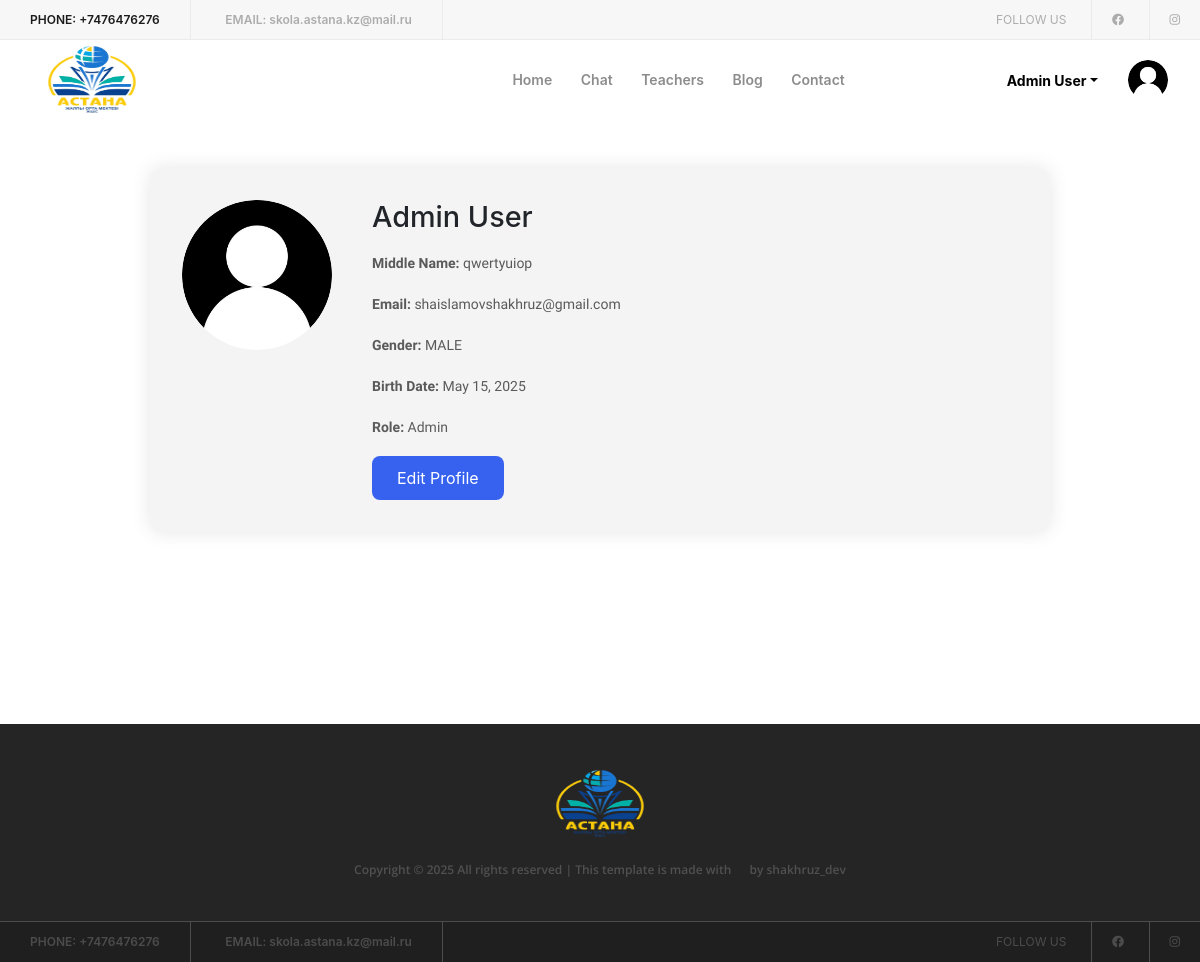
Screenshot of /profile/ (signed in) with the database file from the repository.
### authentication/models.py (models this page shows, shortened)
class User(AbstractBaseUser, PermissionsMixin):
    ROLE_CHOICES = (
        ("teacher", "Teacher"),
        ("student", "Student"),
        ("admin", "Admin"),
    )
    email = models.EmailField(unique=True)
    first_name = models.CharField(max_length=100)
    last_name = models.CharField(max_length=100)
    middle_name = models.CharField(max_length=100)
    gender = models.IntegerField(choices=GENDER_CHOICES, default=1)
    birth_date = models.DateField(null=False)
    profile_picture = models.ImageField(upload_to="profiles/", blank=True, null=True)
    role = models.CharField(max_length=10, choices=ROLE_CHOICES)
    is_active = models.BooleanField(default=True)
    is_staff = models.BooleanField(default=False)
    USERNAME_FIELD = "email"
    REQUIRED_FIELDS = []
    objects = CustomUserManager()

### authentication/views.py (the view)
# urls.py: path('profile/', profile_view, name='profile'),
def profile_view(request):
    user = request.user
    profile = None
    if user.role == "teacher":
        profile = Teacher.objects.get(user=user)
    elif user.role == "student":
        profile = Student.objects.get(user=user)
    context = {
        'user': user,
        'profile': profile
    }
    return render(request, 'profile.html', context)

### templates/profile.html (shortened to what this page needs)
{% extends 'layouts/base.html' %}
{% load static %}
{% block content %}
    <div style="display: flex; justify-content: center; align-items: center; padding: 3rem 1rem;">
        <div style="display: flex; gap: 2.5rem; background: #f4f4f4; padding: 2rem; border-radius: 12px; max-width: 900px; width: 100%; box-shadow: 0 0 20px rgba(0, 0, 0, 0.1);">
            <div>
                {% if user.profile_picture %}
                    <div style="text-align: center; margin-bottom: 20px;">
                        <img src="{{ user.profile_picture.url }}" alt="Profile Picture"
                             style="width: 150px; height: 150px; border-radius: 50%; object-fit: cover;">
                    </div>
                {% endif %}
            </div>
            <div style="flex: 1;">
                <h2 style="margin-bottom: 1rem; font-size: 1.8rem;">{{ user.first_name }} {{ user.last_name }}</h2>
                <p><strong>Middle Name:</strong> {{ user.middle_name }}</p>
                <p><strong>Email:</strong> {{ user.email }}</p>
                <p><strong>Gender:</strong> {{ user.get_gender_display }}</p>
                <p><strong>Birth Date:</strong> {{ user.birth_date }}</p>
                <p><strong>Role:</strong> {{ user.get_role_display }}</p>
                <a href="{% url 'edit_profile' %}">
                    <button style="background-color: #3762f0; color: white; border: none; padding: 10px 25px; font-size: 1rem; border-radius: 8px; cursor: pointer;">
                        Edit Profile
                    </button>
                </a>
            </div>
        </div>
    </div><br><br><br><br><br><br>
{% endblock %}

### templates/layouts/base.html (shortened to what this page needs)
<!DOCTYPE html>
{% load static %}
<html lang="en">
<head>
    <link rel="stylesheet" href="{% static 'style.css' %}">
    <link rel="stylesheet" href="{% static 'css/bootstrap.min.css' %}">
</head>
<body>
<header class="header-area">
    <div class="top-header-area d-flex justify-content-between align-items-center">
        <div class="contact-info">
            <a href=""><span>Phone:</span> +7476476276</a>
            <a href="mailto:skola.astana.kz@mail.ru"><span>Email:</span> skola.astana.kz@mail.ru</a>
        </div>
        <div class="follow-us">
            <span>Follow us</span>
            <a href="https://www.facebook.com/profile.php?id=61551937834519" target="_blank"><i class="fab fa-facebook"></i></a>
            <a href="https://www.instagram.com/_astana_shkola/" target="_blank"><i class="fab fa-instagram"></i></a>
        </div>
    </div>
    <div class="clever-main-menu">
        <div class="classy-nav-container breakpoint-off">
            <nav class="classy-navbar justify-content-between" id="cleverNav">
                <a class="nav-brand" href="{% url 'home' %}"><img style="width: 120px; height: 80px"
                                                                  src="{% static 'img/core-img/astana_logo.png' %}"
                                                                  alt=""></a>
                <div class="classy-menu">
                    <div class="classynav">
                        <ul style="margin-right: 150px">
                            <li><a href="{% url 'home' %}">Home</a></li>
                            <li><a href="/room/school/">Chat</a></li>
                            <li><a href="{% url 'teachers' %}">Teachers</a></li>
                            <li><a href="{% url 'blog_list' %}">Blog</a></li>
                            <li><a href="{% url 'contact_view' %}">Contact</a></li>
                        </ul>
                        <div class="login-state d-flex align-items-center">
                            <div class="user-name mr-30">
                                <div class="dropdown">
                                    <a class="dropdown-toggle" href="#" role="button" id="userName"
                                       data-toggle="dropdown" aria-haspopup="true"
                                       aria-expanded="false">{{ user.first_name }} {{ user.last_name }}</a>
                                </div>
                            </div>
                            {% if user.profile_picture %}
                                <div style="text-align: center;">
                                    <img src="{{ user.profile_picture.url }}" alt="Profile Picture"
                                         style="width: 40px; height: 40px; border-radius: 50%">
                                </div>
                            {% endif %}
                        </div>
                    </div>
                </div>
            </nav>
        </div>
    </div>
</header>
{% block content %}
{% endblock %}
<footer class="footer-area">
    <div class="top-footer-area">
        <div class="container">
            <div class="row">
                <div class="col-12">
                    <div class="footer-logo">
                        <a href="{% url 'home' %}"><img style="width: 120px; height: 80px"
                                                        src="{% static 'img/core-img/astana_logo.png' %}" alt=""></a>
                    </div>
                    <p>
                        <a href="#"> Copyright &copy;
                            All rights reserved | This template is made with
                            <i class="fa fa-heart-o" aria-hidden="true"></i> by
                            <a href="https://www.instagram.com/shakhruz_dev/" target="_blank">shakhruz_dev</a></a>
                    </p>
                </div>
            </div>
        </div>
    </div>
    <div class="bottom-footer-area d-flex justify-content-between align-items-center">
        <div class="contact-info">
            <a href=""><span>Phone:</span> +7476476276</a>
            <a href="mailto:skola.astana.kz@mail.ru"><span>Email:</span> skola.astana.kz@mail.ru</a>
        </div>
        <div class="follow-us">
            <span>Follow us</span>
            <a href="https://www.facebook.com/profile.php?id=61551937834519" target="_blank"><i class="fab fa-facebook"></i></a>
            <a href="https://www.instagram.com/_astana_shkola/" target="_blank"><i class="fab fa-instagram"></i></a>
        </div>
    </div>
</footer>
<link rel="stylesheet" href="https://cdnjs.cloudflare.com/ajax/libs/font-awesome/5.15.4/css/all.min.css">
</body>
</html>

### static/style.css (style rules this page uses)
* { margin: 0; padding: 0; }
body { font-family: "Open Sans", sans-serif; font-size: 14px; font-weight: 400; }
h1, h2, h3, h4, h5, h6 { color: rgba(0, 0, 0, 0.8); line-height: 1.3; font-weight: 700; }
p { font-family: "Raleway", sans-serif; color: #5a5a5a; font-size: 14px; line-height: 1.8; font-weight: 400; }
a, a:hover, a:focus { -webkit-transition-duration: 500ms; transition-duration: 500ms; text-decoration: none; outline: 0 solid transparent; color: rgba(0, 0, 0, 0.8); font-weight: 600; font-size: 14px; }
ul, ol { margin: 0; }
ul li, ol li { list-style: none; }
img { height: auto; max-width: 100%; }
.mr-30 { margin-right: 30px !important; }
.header-area { position: relative; z-index: 200; }
.top-header-area { position: relative; z-index: 1; width: 100%; height: 40px; background-color: #f7f7f7; border-bottom: 1px solid #ebebeb; }
.top-header-area .contact-info { position: relative; z-index: 1; }
.top-header-area .contact-info a { display: inline-block; height: 40px; padding: 0 30px; line-height: 40px; color: rgba(0, 0, 0, 0.3); font-size: 12px; border-right: 1px solid #ebebeb; }
.top-header-area .contact-info a span { text-transform: uppercase; }
.top-header-area .follow-us { position: relative; z-index: 1; }
.top-header-area .follow-us span { display: inline-block; height: 40px; padding: 0 20px; line-height: 40px; color: rgba(0, 0, 0, 0.3); font-size: 12px; text-transform: uppercase; }
.top-header-area .follow-us a { display: inline-block; height: 40px; padding: 0 20px; line-height: 40px; color: rgba(0, 0, 0, 0.3); font-size: 12px; border-left: 1px solid #ebebeb; }
.clever-main-menu { position: relative; z-index: 1; width: 100%; height: 80px; }
.clever-main-menu .classy-navbar { height: 80px; }
.clever-main-menu .classynav ul li a { color: rgba(0, 0, 0, 0.45); font-weight: 600; }
.login-state { position: relative; z-index: 1; }
.login-state .user-name .dropdown .dropdown-toggle { font-size: 14px; font-weight: 700; color: #000; }
.top-footer-area { position: relative; z-index: 1; background-color: #252525; padding: 40px 0; text-align: center; border-bottom: 1px solid #4c4c4c; }
.top-footer-area .footer-logo { display: block; margin-bottom: 15px; }
.top-footer-area p { margin-bottom: 0; font-size: 12px; color: rgba(255, 255, 255, 0.2); font-family: "Open Sans", sans-serif; }
.top-footer-area p a { color: rgba(255, 255, 255, 0.2); font-size: 12px; font-family: "Open Sans", sans-serif; }
.bottom-footer-area { position: relative; z-index: 1; width: 100%; height: 40px; background-color: #1f1f1f; }
.bottom-footer-area .contact-info { position: relative; z-index: 1; }
.bottom-footer-area .contact-info a { display: inline-block; height: 40px; padding: 0 30px; line-height: 40px; color: rgba(255, 255, 255, 0.2); font-size: 12px; border-right: 1px solid #4c4c4c; }
.bottom-footer-area .contact-info a span { text-transform: uppercase; }
.bottom-footer-area .follow-us { position: relative; z-index: 1; }
.bottom-footer-area .follow-us span { display: inline-block; height: 40px; padding: 0 20px; line-height: 40px; color: rgba(255, 255, 255, 0.2); font-size: 12px; text-transform: uppercase; }
.bottom-footer-area .follow-us a { display: inline-block; height: 40px; padding: 0 20px; line-height: 40px; color: rgba(255, 255, 255, 0.2); font-size: 12px; border-left: 1px solid #4c4c4c; }

### rows the page displays
User: first_name "Admin", last_name "User", profile_picture (placeholder picture), middle_name "qwertyuiop", email "shaislamovshakhruz@gmail.com", gender "MALE", birth_date "May 15, 2025", role "Admin"
